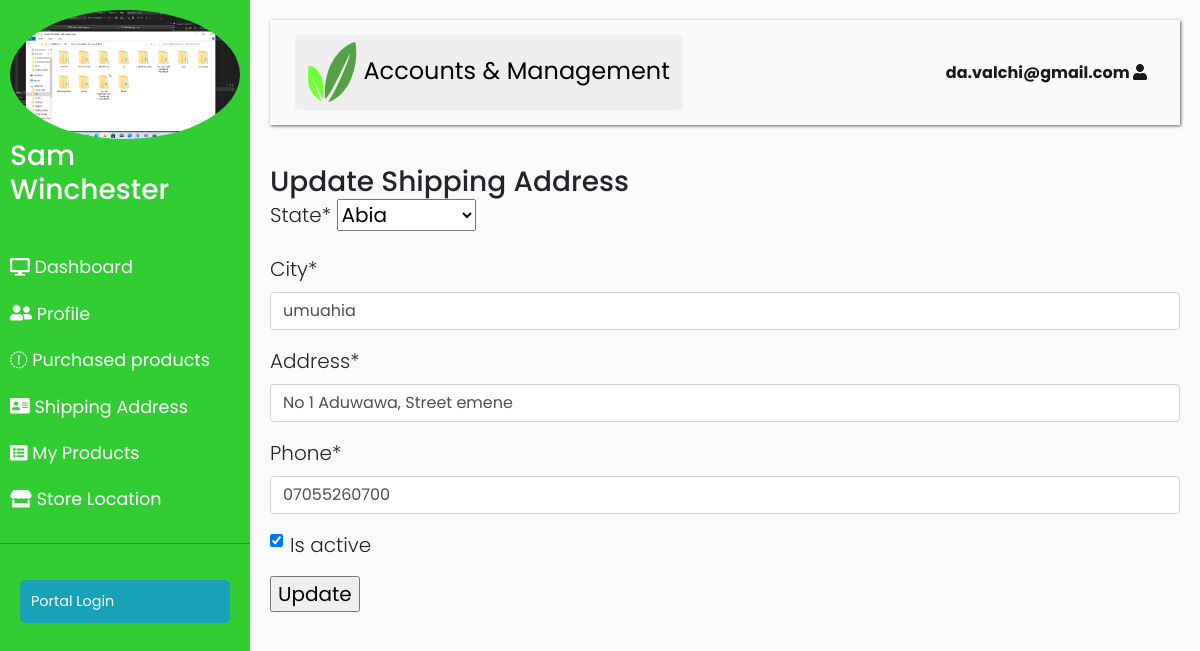
The app's page /account/1/UpdateShipping (signed in) with its own data.
### account/models.py (models this page shows, shortened)
class User(AbstractBaseUser):
    first_name = models.CharField(max_length=50)
    last_name = models.CharField(max_length=50)
    email = models.EmailField(
        verbose_name='email address',
        max_length=255,
        unique=True,
    )
    phone = models.CharField(max_length=20)
    Active_Shipping_Address = models.ForeignKey(
        'goods.ShippingAddress',
        on_delete=models.DO_NOTHING,
        blank=True,
        null=True,
    )
    staff = models.BooleanField(default=False)
    admin = models.BooleanField(default=False)
    profile_picture = models.ImageField(blank=True, null=True)
    STATUS = (
        ('Buyer', 'Buyer'),
        ('Seller', 'Seller'),
    )
    client_status = models.CharField(max_length=500, choices=STATUS)
    USERNAME_FIELD = 'email'
    REQUIRED_FIELDS = ['first_name', 'last_name']
    @property
    def is_staff(self):
        return self.staff
    objects = UserManager()

class Profile(models.Model):
    user = models.OneToOneField(User, on_delete=models.CASCADE)
    images = models.ImageField(default='default.jpg', upload_to='profile_pics')

### goods/models.py (models this page shows, shortened)
class ShippingAddress(models.Model):
    states_list= (
                    ("Abia", " Abia"),
                    ( "Bauchi", "Bauchi",),
                    ( "Bayelsa","Bayelsa",),
                    ( "Benue", "Benue",),
                    ( "Borno",  "Borno",     ),
                  ("Cross River" ,"Cross River",),
                  ("Delta",   "Delta",   ),
                    ("Ebonyi",  "Ebonyi",  ),
                    ("Edo",    "Edo",    ),
                    ("Ekiti",  "Ekiti",  ),
                    ("Enugu",  "Enugu",   ),
                    ("FCT - Abuja","FCT - Abuja",),
                  ("Gombe",  "Gombe",  ),
                    ("Imo",    "Imo",    ),
                    ("Jigawa", "Jigawa", ),
                    ("Kaduna",  "Kaduna",  ),
                    ("Kano",    "Kano",       ),
                  ("Katsina","Katsina",),
                    ("Kebbi",   "Kebbi",      ),
                  ("Kogi",      "Kogi",    ),
                    ("Kwara",   "Kwara",   ),
                    ("Lagos",   "Lagos",   ),
                    ("Nasarawa","Nasarawa",),
                    ("Niger",   "Niger",      ),
                  ("Ogun",      "Ogun",    ),
                    ("ndo",     "ndo",     ),
                    ("Osun",    "Osun",    ),
                    ("Oyo",    "Oyo",    ),
                    ("Plateau","Plateau",),
                    ("Rivers",  "Rivers",  ),
                    ("Sokoto",  "Sokoto", ),
                    ("Taraba","Taraba",),
                    ("Yobe",    "Yobe",),
                  ("Zamfara","Zamfara")    ,
)
    state = models.CharField(max_length=50,choices=states_list)
    city = models.CharField(max_length=20)
    address = models.CharField(max_length=50)
    phone = models.CharField(max_length=20)
    is_active = models.BooleanField(default=True)
    created_by=models.ForeignKey('account.User',on_delete=models.CASCADE,default=True)

### farmer/views.py (the view)
# urls.py: path('<pk>/UpdateShipping',views.ShippingAddressUpdateView.as_view(),name='shippingaddress'),
class ShippingAddressUpdateView(SuccessMessageMixin,UpdateView):
    model = ShippingAddress
    fields = ['state','city','address','phone','is_active']
    success_url = reverse_lazy('account')
    success_message = "Your Shipping Details Have Been Successfully Updated"
    template_name = 'farmer/shippingaddress.html'

### account/views.py (called while the page is built)
def _cart_id(request):
    cart = request.session.session_key
    if not cart:
        cart = request.session.create()
    return cart

### farmer/context_processor.py (called while the page is built)
def counter(request):
    cart_count=0
    if 'admin' in request.path:
        return {}
    else:
        try:
            cart=Cart.objects.filter(cart_id=_cart_id(request))
            cart_items=CartItem.objects.all().filter(cart=cart[:1])
            for cart_item in cart_items:
                cart_count+=cart_item.quantity
        except Cart.DoesNotExist:
            cart_count=0
    return dict(cart_count=cart_count)

### farmer/templates/farmer/shippingaddress.html
{% extends 'farmer/account.html' %}
{% load crispy_forms_tags %}
{% block content %}
<h3 class="title-divider" style="margin-bottom: 0;"><span>Update Shipping Address</span></h3>
<div class="lead" style="margin-bottom: 40px;">
    <form method="post">{% csrf_token %}
        {{ form|crispy }}
        <input type="submit" value="Update">
    </form>
</div>
{% endblock %}

### farmer/templates/farmer/account.html (shortened to what this page needs)
{% load static %}
<!DOCTYPE html>
<html>
<head>
    <link rel="stylesheet" href="https://stackpath.bootstrapcdn.com/bootstrap/4.1.0/css/bootstrap.min.css">
</head>
<body style="">
    <div class="wrapper">
        <nav id="sidebar">
            <div class="sidebar-header">
              <a  {% if request.user.profile.images.url %}
                      href="{% url 'profile' request.user.id %}"
                          {% else %} href={% url 'profile_picture' %} {% endif %} >
                <img {% if request.user.profile.images.url %}
                    src="{{ request.user.profile.images.url }}"
                    {% else %}
                    src="https://dummyimage.com/150x150.gif?text={{ request.user }}"
                {% endif %}
                        alt="" width="768" height="1024" alt="Seller-Logo" class="img-fluid w-100"
                                      style="border-radius: 50%; height: 60%; width: 50%;"
                                     >
              </a>
                <h3> {{request.user.first_name}}  {{request.user.last_name}}  </h3>
            </div>
            <ul class="list-unstyled components">
                    <li >
                        <a href="{% url 'dashboard' %} "
                        >
                            <i class="fas fa-desktop"></i>  Dashboard
                        </a>
                    </li>
                <li>
                    <a href="{% url 'profile' request.user.pk %}">
                        <i class="fas fa-user-friends"></i>
                         <span>Profile</span>
                    </a>
                    <a href="{% url 'purchasedproducts' %}"
                    >
                     <i class="fas fa-inventory"></i>
                       <span> Purchased products</span>
                    </a>
                </li>
                <li>
                    <a href="{% url 'shippinglist'  %}">
                        <i class="fa fa-address-card"></i>
                       <span> Shipping Address </span>
                    </a>
                </li>
                {% if request.user.is_staff %}
                <li>
                    <a href="{% url 'myproducts' %}">
                        <i class="fa fa-list-alt"></i>
                       <span>My Products</span>
                    </a>
                </li>
                <li>
                    <a href="{% url 'storelist' %}">
                        <i class="fas fa-store"></i> <span>Store Location</span>
                    </a>
                </li>
                {% endif %}
            </ul>
            <ul class="list-unstyled CTAs">
                <li>
                    <a href="{% url 'admin:index' %}" class="btn btn-info">Portal Login</a>
                </li>
            </ul>
        </nav>
        <div id="content">
            <nav class="navbar navbar-expand-lg navbar-light bg-light" >
                <div class="container-fluid" >
                    <button type="button" id="sidebarCollapse" class="btn " style="font-size: x-large;">
                        <img src=" {% static 'SYmbol.png' %}">
                        <span>  Accounts &amp; Management</span>
                    </button>
                    <div  id="navbarSupportedContent">
                        <ul class="nav navbar-nav ml-auto">
                            <li class="nav-item active">
                                <a class="nav-link"  href="{% url 'account' %} ">  {{ greet }} <strong> {{request.user.email}} </strong> <i class="fa fa-user"></i> </a>
                        </ul>
                    </div>
                </div>
            </nav>
{% block content %}{% endblock %}
        </div>
    </div>
</body>
</html>

### farmer/templates/farmer/account.html (style rules this page uses)
body { font-family: 'Poppins', sans-serif; background: #fafafa; }
a, a:hover, a:focus { color: inherit; text-decoration: none; transition: all 0.3s; }
.navbar { padding: 15px 10px; background: #fff; border: none; border-radius: 0; margin-bottom: 40px; box-shadow: 1px 1px 3px rgba(99,99,99); }
i, span { display: inline-block; }
.wrapper { display: flex; align-items: stretch; }
#sidebar { min-width: 250px; max-width: 250px; background: limegreen; color: #fff; transition: all 0.3s; }
#sidebar ul li a { text-align: left; }
#sidebar .sidebar-header { padding: 10px; background: limegreen; }
#sidebar ul.components { padding: 20px 0; border-bottom: 1px solid #47748b; }
#sidebar ul li a { padding: 10px; font-size: 1.1em; display: block; }
ul.CTAs { padding: 20px; }
ul.CTAs a { text-align: center; font-size: 0.9em !important; display: block; border-radius: 5px; margin-bottom: 5px; }
#content { width: 100%; padding: 20px; min-height: 100vh; transition: all 0.3s; }

### records on screen
User: images (picture), user.first_name "Sam", user.last_name "Winchester", user.email "da.valchi@gmail.com"
ShippingAddress: state "Abia", city "umuahia", address "No 1 Aduwawa, Street emene", phone "07055260700", is_active "☑"
